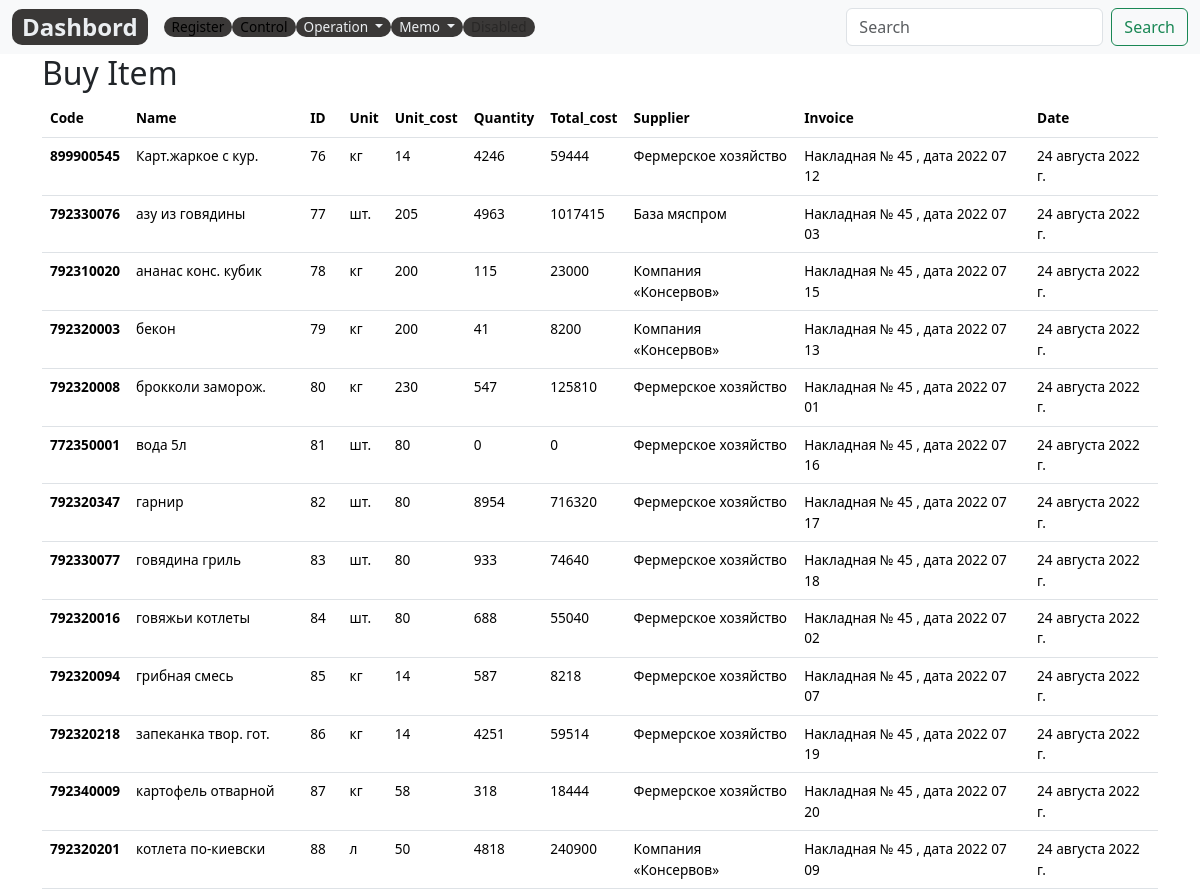
Page /control/buy_item_list/ (upper part) on the earlier database version.
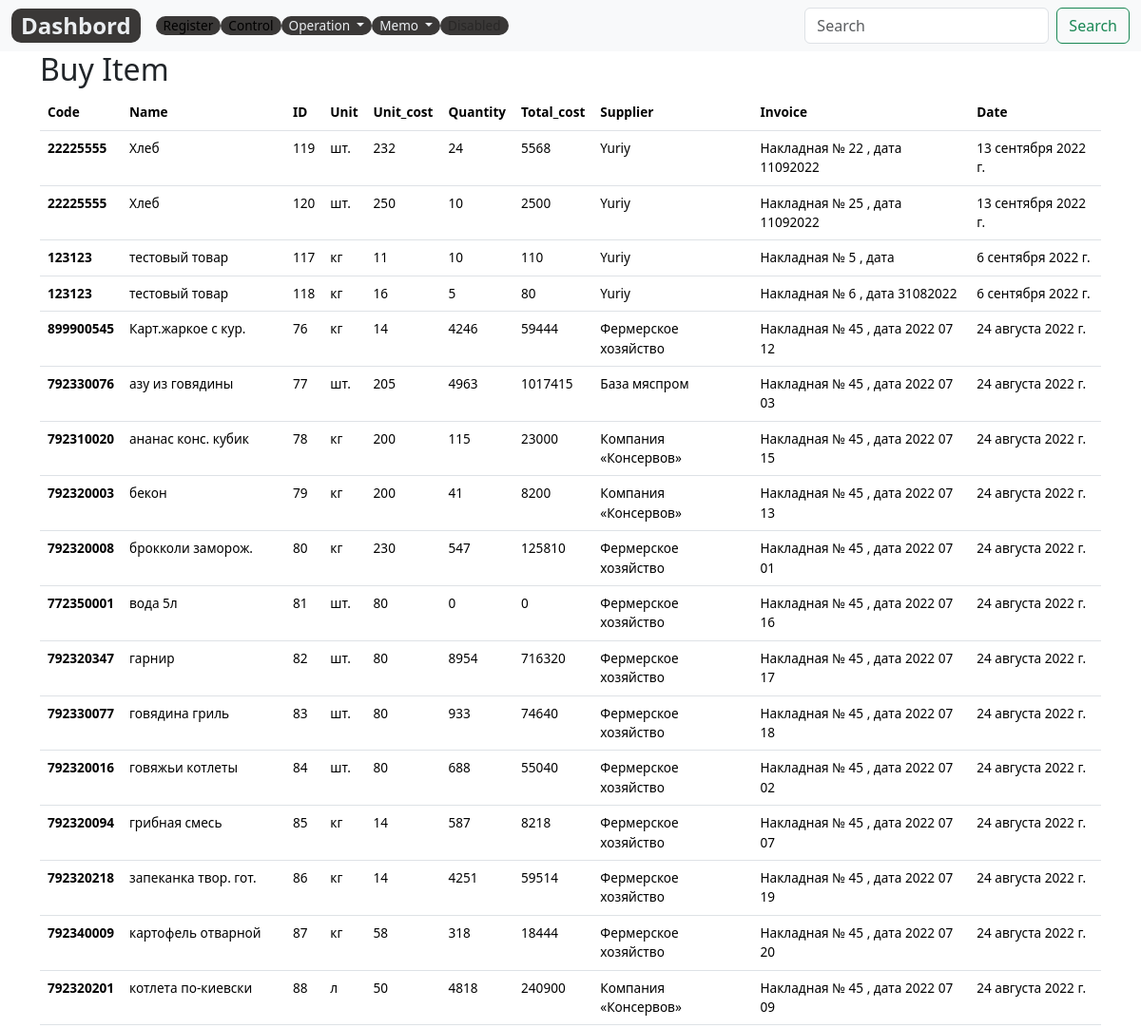
Same page on the later database version.
### control/models.py (models this page shows, shortened)
class BuyItem(models.Model):
    code=models.DecimalField(max_digits=12, help_text="Не более 12 знаков",decimal_places=0,null=True,verbose_name='Код')
    item =models.CharField(max_length=200, help_text="Не более 200 знаков", db_index=True)#отражение в buy_items_list.html
    name = models.ForeignKey(Item, null=True, verbose_name='Наименование', on_delete=models.CASCADE)# для form buy_item.html
    slug= models.SlugField(max_length=255, verbose_name='Url',blank=True, null=True)
    unit = models.CharField(max_length=10,verbose_name='Ед.изм.',  choices=UNITS, null=True ,default='kg')
    unit_cost=models.PositiveIntegerField(verbose_name='Цена, руб', default=0,null=True)
    quantity= models.PositiveIntegerField(verbose_name='Кол.',default=0)
    cost= models.PositiveIntegerField(verbose_name='Сумма, руб', blank=True,null=True)
    item_supplier=models.CharField(max_length=200, help_text="Не более 200 знаков", null=True)#отражение в buy_items_list.html
    supplier= models.ForeignKey(Supplier, on_delete=models.CASCADE, null=True)
    invoice= models.CharField(max_length=250,verbose_name='Накладная',  null=True ,default='Накладная №     , дата   ')
    created_date = models.DateField(auto_now_add=True, verbose_name='Дата',)
    class Meta:
        ordering = ['-created_date']
        verbose_name = 'Закупка'
        verbose_name_plural = 'Закупки'
    @property
    def get_cost(self):
        return self.unit_cost * self.quantity

### control/views.py (the view)
# urls.py: path('buy_item_list/', BuyItemsListView.as_view(), name='buy_item_list'),
class BuyItemsListView(ListView):
    model=BuyItem
    template_name = 'lists/buy_items_list.html'
    context_object_name = 'buyitems'

### control/templates/lists/buy_items_list.html (shortened to what this page needs)
{% extends 'base_simple.html' %}
{% block content %}
<div class="container">
  <h2>Buy Item</h2>
  <table class="table">
    <thead>
      <tr>
        <th scope="col">Code</th>
        <th scope="col">Name</th>
        <th scope="col">ID</th>
        <th scope="col">Unit</th>
        <th scope="col">Unit_cost</th>
        <th scope="col">Quantity</th>
        <th scope="col">Total_cost</th>
        <th scope="col">Supplier</th>
        <th scope="col">Invoice</th>
        <th scope="col">Date</th>
      </tr>
    </thead>
    <tbody>
      {% for buyitem in buyitems %}
      <tr>
        <th scope="row">{{buyitem.code}}</th>
        <td>{{buyitem.item}}</td>
        <td>{{buyitem.id}}</td>
        <td>{{buyitem.unit}}</td>
        <td>{{buyitem.unit_cost}}</td>
        <td>{{buyitem.quantity}}</td>
        <td>{{buyitem.get_cost}}</td>
        <td>{{buyitem.item_supplier}}</td>
        <td>{{buyitem.invoice}}</td>
        <td>{{buyitem.created_date}}</td>
      </tr>
      {% endfor %}
    </tbody>
  </table>
</div>
{% endblock %}

Differences in the rows shown:
added BuyItem: code "22225555", item "Хлеб", id "119", unit "шт.", unit_cost "232", quantity "24", get_cost "5568", item_supplier "Yuriy", invoice "Накладная № 22 , дата 11092022", created_date "13 сентября 2022 г."
added BuyItem: code "22225555", item "Хлеб", id "120", unit "шт.", unit_cost "250", quantity "10", get_cost "2500", item_supplier "Yuriy", invoice "Накладная № 25 , дата 11092022", created_date "13 сентября 2022 г."
added BuyItem: code "123123", item "тестовый товар", id "117", unit "кг", unit_cost "11", quantity "10", get_cost "110", item_supplier "Yuriy", invoice "Накладная № 5 , дата", created_date "6 сентября 2022 г."
added BuyItem: code "123123", item "тестовый товар", id "118", unit "кг", unit_cost "16", quantity "5", get_cost "80", item_supplier "Yuriy", invoice "Накладная № 6 , дата 31082022", created_date "6 сентября 2022 г."
